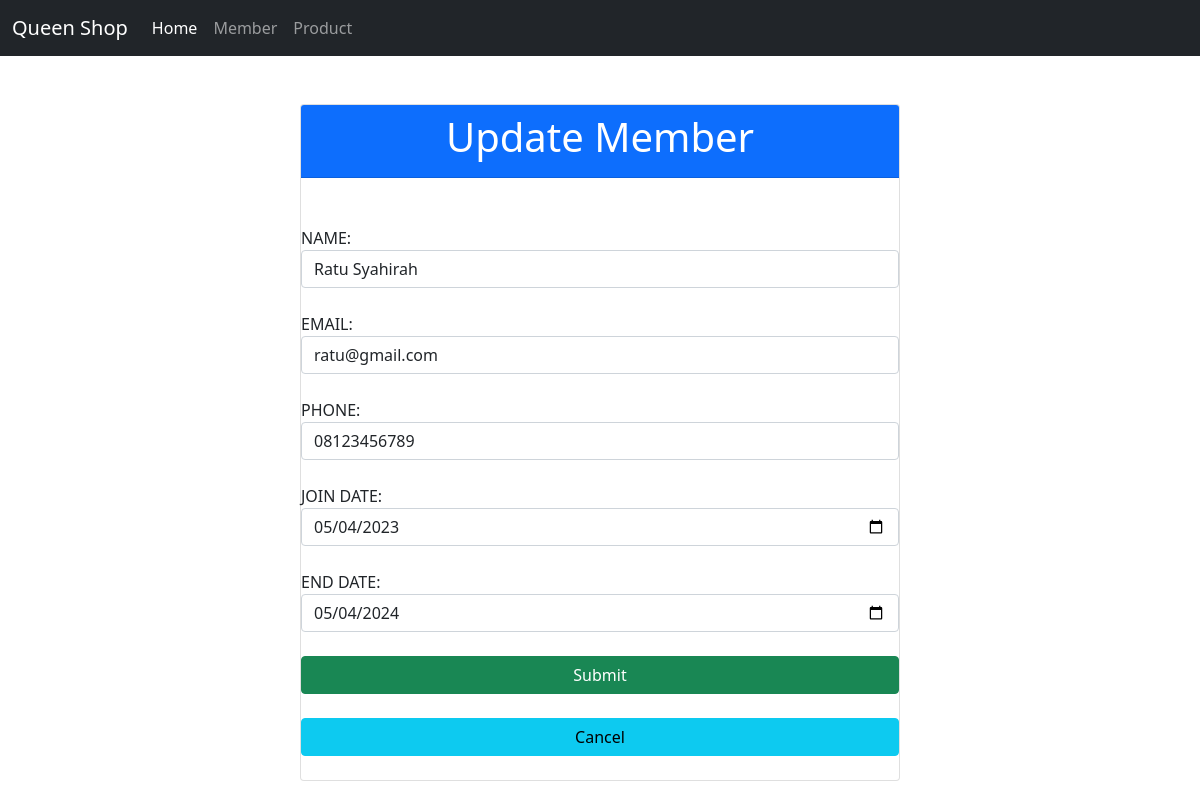
The app's page /source_code/member.php?id_edit=1 with its own data.
### tables this page shows
CREATE TABLE `member` (
  `member_id` int(11) NOT NULL AUTO_INCREMENT,
  `member_name` varchar(255) NOT NULL,
  `member_email` varchar(255) NOT NULL,
  `member_phone` varchar(255) NOT NULL,
  `member_join` date NOT NULL,
  `member_endjoin` date NOT NULL,
  PRIMARY KEY (`member_id`)
);

### source_code/controllers/Member.controller.php (called while the page is built, shortened)
<?php
include_once ("views/Member.view.php");
class MemberController
{
  private $member;
  function __construct()
  {
    $this->member = new Member(Conf::$db_host, Conf::$db_user, Conf::$db_pass, Conf::$db_name);
  }
  function edit($id)
  {
    $this->member->open();
    $this->member->getmemberById($id);
    $data = array(
      'member' => $this->member->getmemberById($id)
    );
    $view = new MemberView();
    $view->edit_data($data);
  }
}

### source_code/models/DB.class.php (called while the page is built, shortened)
<?php
class DB
{
    var $db_host = "";
    var $db_user = "";
    var $db_pass = "";
    var $db_name = "";
    var $db_link = "";
    function __construct($db_host, $db_user, $db_pass, $db_name)
    {
        $this->db_host = $db_host;
        $this->db_user = $db_user;
        $this->db_pass = $db_pass;
        $this->db_name = $db_name;
    }
    function open()
    {
        $this->db_link = mysqli_connect($this->db_host, $this->db_user, $this->db_pass, $this->db_name);
    }
    function execute($query)
    {
        $this->result = mysqli_query($this->db_link, $query);
        return $this->result;
    }
}
?>

### source_code/models/Member.class.php (called while the page is built, shortened)
<?php
class Member extends DB
{
    function getmemberById($id)
    {
        $query = "SELECT * FROM member WHERE member.member_id = $id";
        $this->execute($query);
        return $this->getResult();
    }
}

### source_code/views/Member.view.php (the view, shortened to what this page needs)
<?php
class MemberView
{
  public function edit_data($data)
  {
    $form = '
    <form
    action="member.php"
    method="post">
    <br><br><div class="card">
    <div class="card-header bg-primary">
    <h1 class="text-white text-center">Update Member</h1>
    </div><br>
    <input type="hidden" name="id_edit" value="' . $data['member']['member_id'] . '" class="form-control"> <br>
    <label> NAME: </label>
    <input type="text" name="member_name" value="' . $data['member']['member_name'] . '"class="form-control"> <br>
    <label> EMAIL: </label>
    <input type="text" name="member_email" value="' . $data['member']['member_email'] . '"class="form-control"> <br>
    <label> PHONE: </label>
    <input type="text" name="member_phone" value="' . $data['member']['member_phone'] . '"class="form-control"> <br>
    <label> JOIN DATE: </label>
    <input type="date" name="member_join" value="' . $data['member']['member_join'] . '"class="form-control"> <br>
    <label> END DATE: </label>
    <input type="date" name="member_endjoin" value="' . $data['member']['member_endjoin'] . '"class="form-control"> <br>
    <button class="btn btn-success" type="submit" name="update">Submit</button><br>
    <a class="btn btn-info" type="submit" name="cancel" href="index.php">Cancel</a><br>
    </div>
    </form>';
  }
}

### records on screen
member: member_name "Ratu Syahirah", member_email "ratu@gmail.com", member_phone "08123456789", member_join "05/04/2023", member_endjoin "05/04/2024"

### other values on screen
$this->content "Queen Shop Home Member Product"
